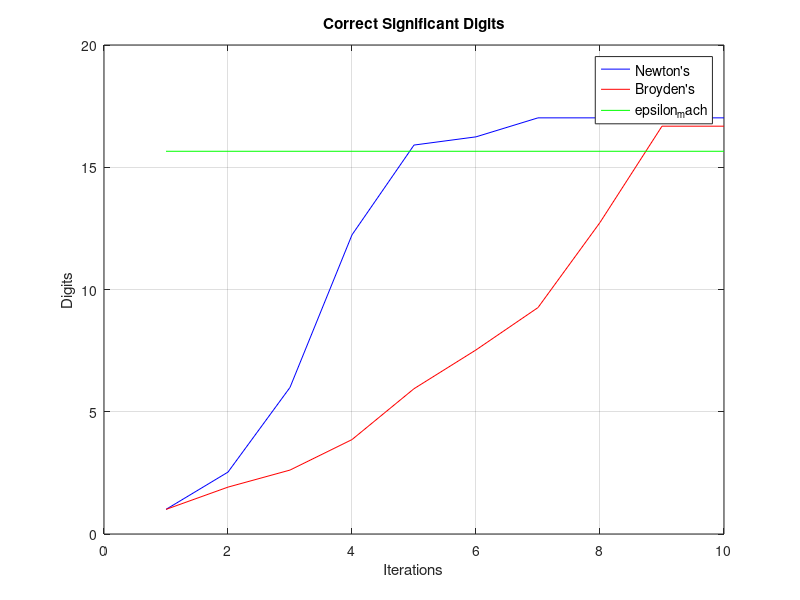

Here is the MATLAB script that generated this plot: (Note: this script raises an error after producing the figure.)
iterations = 10;
x0 = [-0.5; 1.4];

%(a)
x = x0;

f_1 = @(x) (x(1) + 3) * (x(2)^3 - 7) + 18;
df1_dx1 = @(x) x(2) - 7;
df1_dx2 = @(x) 3*x(1)*(x(2)^2) + 9*(x(2)^2);

f_2 = @(x) sin(x(2)*exp(x(1)) - 1);
df2_dx1 = @(x) x(2)*exp(x(1)) * cos(x(2)*exp(x(1)) - 1);
df2_dx2 = @(x) exp(x(1)) * cos(x(2)*exp(x(1)) - 1);


residual_newton = zeros(1,iterations);
for k = 1:iterations
    J_f = [df1_dx1(x), df1_dx2(x);
           df2_dx1(x), df2_dx2(x)];
    s = J_f \ (-1*[f_1(x); f_2(x)]);
    x = x + s;
    residual_newton(k) = norm(x - [0;1], 2);
end

%(b)
x = x0;
residual_broyden = zeros(1,iterations);
%B = eye(2,2);  %Does not work
B = [df1_dx1(x), df1_dx2(x);
       df2_dx1(x), df2_dx2(x)];
fx = [f_1(x); f_2(x)];
for k = 1:iterations
    s = B \ (-1*[f_1(x); f_2(x)]);
    x = x + s;
    _fx = [f_1(x); f_2(x)];
    y = _fx - fx;
    fx = _fx;
    residual_broyden(k) = norm(x - [0;1], 2);
    B = B + ((y - B*s)*s')/(s'*s);
end

%(c)
plot(-1*log10(residual_newton), 'b');
hold on
plot(-1*log10(residual_broyden), 'r');
plot(-1*log10(eps)*ones(1,iterations), 'g');
grid on

title("Correct Significant Digits");
xlabel("Iterations");
ylabel("Digits");
%h_legend = legend("Newton's Method", "Broyden's Method");
h_legend = legend("Newton's", "Broyden's", "epsilon_mach");
set(h_legend, 'FontSize', 10);
legend boxon
matlab2tikz('hw5_05_plot.tikz', 'height','\figureheight','width', '\figurewidth');

hold off

